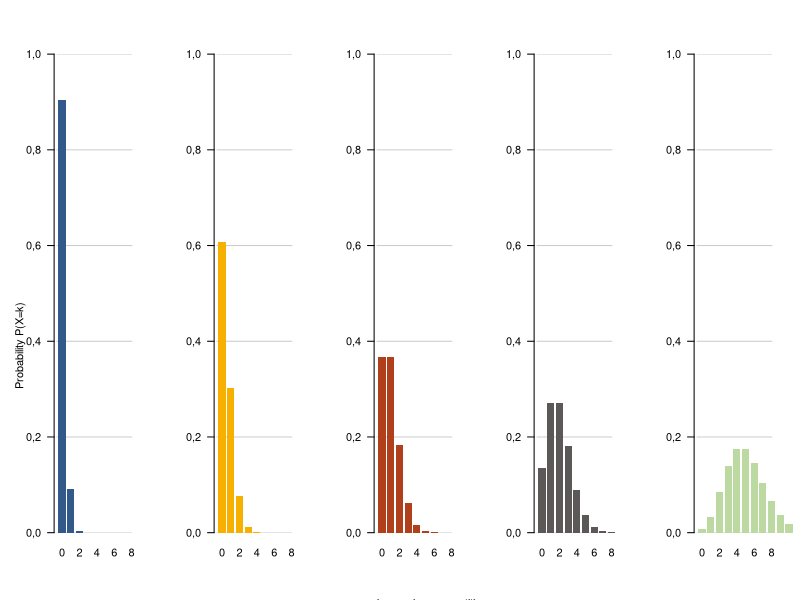

Here is the R script that generated this plot:
## QIAcuity User Manual Extension QIAGEN: Statistics of nanoplate dPCR
## (c) 2023 Winter Maxwell Thayer, Johns Hopkins University,
##        all rights reserved.
## 2022-04-13


##---- QIAcuity User Manual Extension document ----
#  HB-2839-003_UM_QIAcuity_UM_Extension_0621_WW first section Nanoplate Digital
#  PCR contains subsection Statistics of nanoplate dPCR on page 7. This R file
#  describes appropriate procedures for replicating all analyses contained
#  therein in the R statistical environment. Note that you may want to run the
#  function rm(list=ls()) to clear your environment prior to running this
#  script. Be sure no valuable data is stored in your R environment first, maybe
#  by running ls() and looking at the output, just to be safe.


##---- Poisson distribution ----
#  The first portion of the manual describes the natural distribution of the
#  dPCR quantification and suggests the use of the theoretical distribution
#  Poisson to approximate the copies of the target molecule per positive
#  partition. The manual provides an example of a theoretical Poisson
#  distribution with lambda ranging from 0.1 to 5. The formula for Poisson
#  is described and the following parameters are defined:
# 
#  e: Euler's constant, can be obtained with \code{exp(1)} in R
#  Lambda: can be thought of as the concentration of the target molecule, or,
#            the average count per microliter
#  k: the copies of the molecule per partition
#  k!: k factorial, obtained with \code{factorial(k)} in R
#
#  plots of the theoretical Poisson distribution are then presented, replicate
#  these plots with the following code
#
#  investigate the help documentation for the poisson distribution family of
#  functions
?dpois() # dpois(x, lambda, log=FALSE)
#  change the plot layout to display five plots side-by-side in one row
layout(matrix(1:5, nrow=1))
#  store the lambda values provided in the example
myLambdas <- c(.1, .5, 1, 2, 5)
#  first try at approximating the color values used in the plots
# myColors <- c("medium blue", "light goldenrod", "tomato3", "grey40",
              # "light green")
#  try for a closer approximate using rgb values obtained with a color picker
myColors <- list(rgb(0.2, 0.349, 0.545),
                 rgb(0.969, 0.69, 0),
                 rgb(0.69, 0.251, 0.106),
                 rgb(0.365, 0.345, 0.345),
                 rgb(0.733, 0.851, 0.631))
#  plot the each lambda using a for-loop, use the same barplot function call
#  five times, each using myLambdas[i] and myColors[[i]]
#  The manual uses commas rather than periods to indicate decimal points on
#  the plot, set that option before and after the plot. Depending on where you
#  are in the world, these commands may not be needed.
options(OutDec=",")
for(i in 1:5) {
  #  create a null plot
  barplot(col = NA, border = NA, axes = FALSE, dpois(x=0:10, myLambdas[i]),
          ylim=c(0, 1), xlim=c(0, 10))
  #  add the horizontal lines first so they are below the bars
  segments(rep(0, 6), seq(0, 1, .2), rep(12, 6), seq(0, 1, .2), col="#cccccc")
  #  plot the Poisson distributions
  barplot(dpois(x=0:10, myLambdas[i]), ylim=c(0, 1), xlim=c(0, 10),
          col=eval(myColors[[i]]), border = 'transparent', add=T, las=1,
          names.arg=0:10, main=bquote(lambda==.(myLambdas[i])))
  #  plot the left hand y-axis label and the bottom x-axis label as the first
  #  and third plots come up. check par(xpd), it will change your device
  #  clipping area, ie., where R stops drawing on your plot.
  if(i == 1) {
    par(xpd=NA) # clip to the device region
    text(-5, .3, labels="Probability P(X=k)", srt=90, adj=0, xpd=NA)
    par(xpd=F) # reset to clip to plot regoion
  }
  if(i == 3) {
    par(xpd=NA)
    text(0, -0.15, labels="k = copies per partition", adj=0)
    par(xpd=F)
  }
}
options(OutDec=".") ## set the decimal back to a period
##!! could lighten the blue and the grey
#  This plot shows the theoretical Poisson distribution with five different
#  lambda values. Note that as lambda increases, the distribution of the counts
#  becomes increasingly normal.
# 
#  The last paragraph of this section describes the calculation of copies per
#  partition, which is:
#
#    copies of molecule per partition * number of valid partitions
#
#  The following section describes how to calculate the copies of the molecule
#  per partition.


##----  Absolute quantification - copies per partition ----
#  this section of the manual describes how to calculate lambda, the average
#  count of the target molecule in the well, based on empirical data. The
#  calculation is:
#
#   lambda = -ln( (valid partitions - positive partitions) /  valid partitions )
#
#  The following example is provided in the manual.
validPartitions <- 8000
poisitivePartitions <- 4000
#  note that the first and last parentheses on the next line tells R to print
#  the result in addition to storing it, rather than storing it silently
(thisLambda <- -log((validPartitions - poisitivePartitions) / validPartitions))
#  this output can be rounded to the third decimal, as in the manual
round(thisLambda, 3)

#  we can create a formula based on this so that it is easier to reuse
computeLambda <- function(valid, positive) {
  # the return is what R gives back after executing the function
  return(-log((valid - positive) / valid))
}
#  check that our output is correct
( exampleLambda <- round(computeLambda(8000, 4000), 3) )
#  we can also check that we get what we expect by using the double equals sign
#  to get a boolean value
exampleLambda == 0.693 # TRUE

#  Given this lambda, the total number of copies in all valid partitions is:
validPartitions * exampleLambda # 5544
#  note that if we used the lambda prior to rounding we obtain
validPartitions * thisLambda # 5545.177
#  I suggest waiting to round until the final step.

#  Next, the manual describes how to calculate the 95% confidence interval
#  assuming the data are Poisson-distributed. Any calculation of a confidence
#  interval can be broken into the following two parts:
# 
#   someEstimate +or- errorOfSomeEstimate
# 
#  Another way to write this is:
# 
#   lowerBound < estimate < upperBound
# 
#  The writers of this manual have used a different form of the Poisson
#  distribution to express the confidence interval than in the previous section.
#  As of this writing, the Poisson distribution entry for Wikipedia 
#  parameterizes the distribution this way for the confidence interval as well:
# 
#  (1/2)*chiSquare(alpha/2, 2*k) ≤ Mu ≤ (1/2)*chiSquare(1 - (alpha/2), 2*k + 2)
#
#  This expression relies on the relationship between the Poisson,
#  Chi-square, and Gamma distributions. In this application, it breaks down to,
#  we expect the average number of copies per partition to be between our
#  estimate of lambda (the average number of copies per partition) plus or minus
#  our estimate of the amount of variability in lambda based on what we know
#  about the theoretical distribution with this many degrees of freedom, in this
#  case 8000. Do not worry about degrees of freedom right now.
#  
#  The manual provides the following calculations for their example
lambdaLow <- 0.693 + ((1.96^2) / (2 * 8000)) -
                sqrt(0.693 * ((1.96^2) / 8000) + ((1.96^4) / (4 * 8000^2)))
lambdaHigh <- 0.693 + ((1.96^2) / (2 * 8000)) +
                sqrt(0.693 * ((1.96^2) / 8000) + ((1.96^4) / (4 * 8000^2)))

#  replacing this with the values we have stored, we get
lambdaLow.2 <- exampleLambda + ((1.96^2) / (2 * validPartitions)) -
  sqrt(exampleLambda * ((1.96^2) / validPartitions) +
         ((1.96^4) / (4 * validPartitions^2)))
lambdaHigh.2 <- exampleLambda + ((1.96^2) / (2 * validPartitions)) +
  sqrt(exampleLambda * ((1.96^2) / validPartitions) +
         ((1.96^4) / (4 * validPartitions^2)))
#  check that they are the same
testLambdas <- c(lambdaLow == lambdaLow.2, lambdaHigh == lambdaHigh.2)
all(testLambdas) # TRUE

#  to make that more readable, break it into smaller parts and give names
chiSquareFor95CI <- (1.96^2)
degreesOfFreedom <- (2 * validPartitions)
constantToAddToMean <- (chiSquareFor95CI / degreesOfFreedom)
errorEstimate <- sqrt(exampleLambda * (chiSquareFor95CI / validPartitions) +
                        ((chiSquareFor95CI^2) / (4 * validPartitions^2)))
#  calculate the confidence interval bound
lambdaLow.3 <- exampleLambda + constantToAddToMean - errorEstimate
lambdaHigh.3 <- exampleLambda + constantToAddToMean + errorEstimate
testLambdas <- c(testLambdas, lambdaLow == lambdaLow.3,
                 lambdaHigh == lambdaHigh.3)
all(testLambdas)

#  You may have noticed that these confidence intervals do not match the
#  manual. Can you tell why?
lambdaLow.4 <- thisLambda + constantToAddToMean - errorEstimate
lambdaHigh.4 <- thisLambda + constantToAddToMean + errorEstimate

#  To make this code reusable, we should write a function.
computeLambdaCI <- function(lambda, valid) {
  lowerBound <- lambda + ((1.96^2) / (2 * valid)) -
    sqrt(lambda * ((1.96^2) / valid) + ((1.96^4) / (4 * valid^2)))
  upperBound <- lambda + ((1.96^2) / (2 * valid)) +
    sqrt(lambda * ((1.96^2) / valid) + ((1.96^4) / (4 * valid^2)))
  return(data.frame(LB=lowerBound, UB=upperBound))
}
exampleCIs <- computeLambdaCI(thisLambda, 8000)
round(exampleCIs, 6) # LB: 0.675142, UB: 0.711633

#  We can do better by, for example, replacing 1.96^2 with the appriate
#  distribution function in R, but this will suffice for now.

##----  Absolute quantification - copies per ml ----
#  The manual then provides the calculation for for the number of copies per
#  microliter based on the volume of each partition
# 
#  lambda_volume = lambda / volume in microliters
# 
#  The manual extends the example to the copies per ml calculation with
#  lambda as calculated previously, a volume of .34 nl
V <- 0.34
( exampleCopiesPerML <- thisLambda / V * 1000 ) # 2038.668
#  The manual truncates this value without reporting it. Round will not work
#  here because it will round up to 2039
round(exampleCopiesPerML) # 2039
#  use floor() instead, this always round down to the nearest integer
floor(exampleCopiesPerML) # 2038

#  write this into a function for reusability
computeVolume <- function(lambda, volume) {
  return((lambda/volume) * 1000)
}

#  Next, the manual demonstrates how to calculate the copies of the target
#  molecule in the reaction volume as follows,
inputReactionVolume <- 12
( copiesInReaction <- computeVolume(thisLambda, V) * inputReactionVolume )

#  Let's amend our \code{computeVolume()} function to calculated the input
#  reaction volume if needed.
computeVolume <- function(lambda, volume, inputReactionVolume=F) {
  #  if the user specified an inputReactionVolume, return it with the reaction
  #  volume
  if(inputReactionVolume) {
    return(c((lambda/volume) * 1000,
             (lambda/volume) * 1000) * inputReactionVolume)
  }
  #  if the user didn't specify an input volume, return just the reaction volume
  return((lambda/volume) * 1000)
}
computeVolume(thisLambda, V, inputReactionVolume) # 2038 24456

#  The next section prior to concentration range reviews how to convert the
#  copies per ml to copies per ml sample. The manual reviews the example above,
#  explaining that the input reaction volume is calculated as:
#
#    5 microliter DNA sample
#  + 3 microliter 4x QIAcuity Probe Master Mix
#  + 4 microliter dPCR Primer/Probe Assay
#  = 12 microliter dPCR input reaction volume
# 
#  From this, we can calculate the number of copies of the target molecule per
#  microliter as follows
sampleVolume <- 5
( copiesPerML <- inputReactionVolume /
                  sampleVolume * computeVolume(thisLambda, V) ) # 4891.2
copiesPerML * sampleVolume # 24456

#  Next, the manual demonstrates how to calculate a percent confidence value
percentCV <- ((lambdaHigh.4 - lambdaLow.4) / (2 * thisLambda)) * 100 # 2.632024
#  we can format this as a percent and print it to the console as follows
print(paste0("The confidence value is: ", round(percentCV, 2), "%"))


#----  Concentration range ----
## The concentration range section reviews how to estimate the number of copies
#  of the target molecule per partition using the Poisson distribution.

#  Table 2. Percentage of expected target copies per partition for low, medium,
#  and high concentrations
#  This table shows where we expect the count values to be based on the
#  concentration. One way to recreate this table is as follows
table2.lambdas <- c(0.1, 0.5, 1, 1.5, 2, 5)
table2 <- data.frame(t(sapply(table2.lambdas, function(x) { dpois(0:10, x) })))
#  here we are using the sapply function to calculate the Poisson distribution
#  at each concentration in one function call. We then use the t() function to
#  transpose the result to match the manual.
#  Now store the column names, this is called left-handed assignment because the
#  function on the left calls the value of the column name and then stores the
#  values on the right.
colnames(table2) <- paste(0:10)
rownames(table2) <- paste(table2.lambdas)
print(round(table2, 4) * 100)

#  Note that this table does not match exactly. I suspect this is a rounding
#  error in the manual, given that the subsequent tables match.

#  Table 3. Expected number of partitions with different copies per partition
#  count, for 8500 partitions
table3 <- table2 * 8500
print(round(table3))

#  Table 4. Expected number of partitions with different copies per partition
#  count, for 26,000 partitions
table4 <- table2 * 26000
print(round(table4))


##---- Conclusion ----
## This concludes our replication the QIAcuity User Manual Extension document.
#  I hope that this has been informative, and I welcome feedback and questions
#  at wthayer1@jh.edu

##---- References ----
#  QIAGEN (2021) QIAcuity: Nanoplate Digital PCR.
#     HB-2839-003_UM_QIAcuity_UM_Extension_0621_WW.pdf. www.qiagen.com